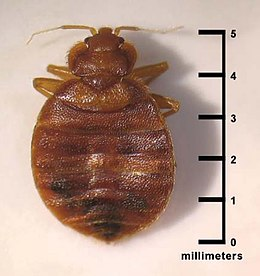
#> input picture notebooks/image/quality/bug.jpg, 260 x 276 px
$ jupyter execute --allow-errors brisque.ipynb   (shell and % lines are left out)
#> lines starting #> are read from the running program, lines starting #| are printed output that depends on the picture
[cell 1]
import collections
from itertools import chain
import urllib.request as request
import pickle

import numpy as np

import scipy.signal as signal
import scipy.special as special
import scipy.optimize as optimize

import matplotlib.pyplot as plt

import skimage.io
import skimage.transform

import cv2

from libsvm import svmutil

# Image Quality Assessment

Image quality is a notion that highly depends on observers. Generally,
it is linked to the conditions in which it is viewed; therefore, a highly subjective topic. Image quality assessment aims to quantitatively represent the human perception of quality. These metrics commonly are used to analyze the performance of algorithms in different fields of computer vision like image compression, image transmission, and image processing [1].

Image quality assessment (IQA) is mainly divided into two areas of research (1) reference-based evaluation and (2)  no-reference evaluation. The main difference is that reference-based methods depend on a high-quality image as a source to evaluate the difference between images. An example of reference-based evaluations is the Structural Similarity Index (SSIM) [2].

## No-reference Image Quality Assessment

No-reference image quality assessment does not require a base image to evaluate an image quality, the only information that the algorithm receives is the distorted image whose quality is being assessed.

Blind methods are mostly comprised of two steps. The first step calculates features that describe the image's structure and the second step relates the features with the human opinion of the image quality. TID2008 is a famous database created following a methodology that describes how to measure human opinion scores from referenced images [3], it is widely used to compare the performance of IQA algorithms.

## Blind/referenceless image spatial quality evaluator (BRISQUE)

BRISQUE [4] is a model that only used the image pixels to calculate features (other methods are based on image transformation to other spaces like wavelet or DCT). It is demonstrated to be highly efficient as it does not need any transformation to calculate its features.

It relies on spatial Natural Scene Statistics (NSS) model of locally normalized luminance coefficients in the spatial domain, as well as the model for pairwise products of these coefficients.

## Methodology
### Natural Scene Statistics in the Spatial Domain
Given an image $I(i, j)$, first, compute the locally normalized luminances $\hat{I}(i,j)$ via local mean subtraction $\mu(i,j)$ and divide it by the local deviation $\sigma(i, j)$. $C$ is added to avoid zero divisions.

$$\hat{I}(i,j) = \frac{I(i,j) - \mu(i,j)}{\sigma(i,j) + C}$$

*Hint: If $I(i,j)$'s domain is [0,255] then $C=1$ if the domain is [0,1] then $C=1/255$.*

To calculate the locally normalized luminance, also known as mean substracted contrast normalized (MSCN) coefficients, first, we need to calculate the local mean

$$\mu(i,j) = \sum_{k=-K}^{K}\sum_{l=-L}^{L}w_{k,l}I_{k,l}(i,j)$$

where $w$ is a Gaussian kernel of size (K, L).

The way that the author displays the local mean could be a little bit confusing but it is just applying a Gaussian filter to the image.

[cell 2]
def normalize_kernel(kernel):
    return kernel / np.sum(kernel)

def gaussian_kernel2d(n, sigma):
    Y, X = np.indices((n, n)) - int(n/2)
    gaussian_kernel = 1 / (2 * np.pi * sigma ** 2) * np.exp(-(X ** 2 + Y ** 2) / (2 * sigma ** 2))
    return normalize_kernel(gaussian_kernel)

def local_mean(image, kernel):
    return signal.convolve2d(image, kernel, 'same')

Then, we calculate the local deviation

$$ \sigma(i,j) = \sqrt{\sum_{k=-K}^{K}\sum_{l=-L}^{L}w_{k,l}(I_{k,l}(i, j) - \mu(i, j))^2 } $$

[cell 3]
def local_deviation(image, local_mean, kernel):
    "Vectorized approximation of local deviation"
    sigma = image ** 2
    sigma = signal.convolve2d(sigma, kernel, 'same')
    return np.sqrt(np.abs(local_mean ** 2 - sigma))

Finally, we calculate the MSCN coefficients

$$\hat{I}(i,j) = \frac{I(i,j) - \mu(i,j)}{\sigma(i,j) + C}$$

[cell 4]
def calculate_mscn_coefficients(image, kernel_size=6, sigma=7/6):
    C = 1/255
    kernel = gaussian_kernel2d(kernel_size, sigma=sigma)
    local_mean = signal.convolve2d(image, kernel, 'same')
    local_var = local_deviation(image, local_mean, kernel)

    return (image - local_mean) / (local_var + C)

The author found that the MSCN coefficients are distributed as a Generalized Gaussian Distribution (GGD) for a broader spectrum of distorted image.

$$f(x; \alpha, \sigma^2) = \frac{\alpha}{2\beta\Gamma(1/\alpha)}e^{-\big(\frac{|x|}{\beta}\big)^\alpha}$$

where

$$\beta = \sigma \sqrt{\frac{\Gamma\big(\frac{1}{\alpha}\big)}{\Gamma\big(\frac{3}{\alpha}\big)}}$$

and $\Gamma$ is the gamma function.

The shape $\alpha$ controls the shape and $\sigma^2$ th variance.

[cell 5]
# [5 lines left out: function generalized_gaussian_dist, not called in this run]

### Pairwise products of neighboring MSCN coefficients

The signs of adjacent coefficients also exhibit a regular structure, which gets disturbed in the presence of distortion. The author proposes the model of pairwise products of neighboring MSCN coefficients along four directions (1) horizontal $H$, (2) vertical $V$, (3) main-diagonal $D1$ and (4) secondary-diagonal $D2$.

$$H(i,j) = \hat{I}(i,j) \hat{I}(i, j + 1)$$
$$V(i,j) = \hat{I}(i,j) \hat{I}(i + 1, j)$$
$$D1(i,j) = \hat{I}(i,j) \hat{I}(i + 1, j + 1)$$
$$D2(i,j) = \hat{I}(i,j) \hat{I}(i + 1, j - 1)$$

[cell 6]
def calculate_pair_product_coefficients(mscn_coefficients):
    return collections.OrderedDict({
        'mscn': mscn_coefficients,
        'horizontal': mscn_coefficients[:, :-1] * mscn_coefficients[:, 1:],
        'vertical': mscn_coefficients[:-1, :] * mscn_coefficients[1:, :],
        'main_diagonal': mscn_coefficients[:-1, :-1] * mscn_coefficients[1:, 1:],
        'secondary_diagonal': mscn_coefficients[1:, :-1] * mscn_coefficients[:-1, 1:]
    })

The author mentions that the Generalized Gaussian Distribution does not provide good fit to the empirical histograms of coefficient producs. Thus, they propose the Asymmetric Generalized Gaussian Distribution (AGGD) model [5].

$$
f(x; \nu, \sigma_l^2, \sigma_r^2) =
   \begin{cases}
      \frac{\nu}{(\beta_l + \beta_r)\Gamma\big(\frac{1}{\nu}\big)}e^{\big(-\big(\frac{-x}{\beta_l}\big)^\nu\big)} & x < 0 \\
        \frac{\nu}{(\beta_l + \beta_r)\Gamma\big(\frac{1}{\nu}\big)}e^{\big(-\big(\frac{x}{\beta_r}\big)^\nu\big)} & x >= 0
\end{cases}
$$

where

$$\beta_{side} = \sigma_{side} \sqrt{\frac{\Gamma\big(\frac{1}{\nu}\big)}{\Gamma\big(\frac{3}{\nu}\big)}}$$

and $side$ can be either $r$ or $l$.

Another parameter that is not reflected in the previous formula is the mean

$$\eta = (\beta_r - beta_l) \frac{\Gamma\big(\frac{2}{\nu}\big)}{\Gamma\big(\frac{1}{\nu}\big)}$$

[cell 7]
# [8 lines left out: function asymmetric_generalized_gaussian, not called in this run]

### Fitting Asymmetric Generalized Gaussian Distribution

The methodology to fit an Asymmetric Generalized Gaussian Distribution is described in [5].

1. Calculate $\hat{\gamma}$ where $N_l$ is the number of negative samples and $N_r$ is the number of positive samples.

$$
\hat{\gamma} = \frac{\sqrt{\frac{1}{N_l - 1}\sum_{k=1, x_k < 0}^{N_l} x_k^2}
}{\sqrt{\frac{1}{N_r - 1}\sum_{k=1, x_k >= 0}^{N_r} x_k^2}
}
$$

2. Calculate $\hat{r}$.

$$\hat{r} = \frac{\big(\frac{\sum|x_k|}{N_l + N_r}\big)^2}{\frac{\sum{x_k ^ 2}}{N_l + N_r}} $$

3. Calculate $\hat{R}$ using $\hat{\gamma}$ and $\hat{r}$ estimations.

$$\hat{R} = \hat{r} \frac{(\hat{\gamma}^3 + 1)(\hat{\gamma} + 1)}{(\hat{\gamma}^2 + 1)^2}$$

4. Estimate $\alpha$ using the approximation of the inverse generalized Gaussian ratio.

$$\hat{\alpha} = \hat{\rho} ^ {-1}(\hat{R})$$

$$\rho(\alpha) = \frac{\Gamma(2 / \alpha) ^ 2}{\Gamma(1 / \alpha) \Gamma(3 / \alpha)}$$

5. Estimate left and right scale parameters.
$$\sigma_l = \sqrt{\frac{1}{N_l - 1}\sum_{k=1, x_k < 0}^{N_l} x_k^2}$$
$$\sigma_r = \sqrt{\frac{1}{N_r - 1}\sum_{k=1, x_k >= 0}^{N_r} x_k^2}$$

[cell 8]
def asymmetric_generalized_gaussian_fit(x):
    def estimate_phi(alpha):
        numerator = special.gamma(2 / alpha) ** 2
        denominator = special.gamma(1 / alpha) * special.gamma(3 / alpha)
        return numerator / denominator

    def estimate_r_hat(x):
        size = np.prod(x.shape)
        return (np.sum(np.abs(x)) / size) ** 2 / (np.sum(x ** 2) / size)

    def estimate_R_hat(r_hat, gamma):
        numerator = (gamma ** 3 + 1) * (gamma + 1)
        denominator = (gamma ** 2 + 1) ** 2
        return r_hat * numerator / denominator

    def mean_squares_sum(x, filter = lambda z: z == z):
        filtered_values = x[filter(x)]
        squares_sum = np.sum(filtered_values ** 2)
        return squares_sum / ((filtered_values.shape))

    def estimate_gamma(x):
        left_squares = mean_squares_sum(x, lambda z: z < 0)
        right_squares = mean_squares_sum(x, lambda z: z >= 0)

        return np.sqrt(left_squares) / np.sqrt(right_squares)

    def estimate_alpha(x):
        r_hat = estimate_r_hat(x)
        gamma = estimate_gamma(x)
        R_hat = estimate_R_hat(r_hat, gamma)

        solution = optimize.root(lambda z: estimate_phi(z) - R_hat, [0.2]).x

        return solution[0]

    def estimate_sigma(x, alpha, filter = lambda z: z < 0):
        return np.sqrt(mean_squares_sum(x, filter))

    def estimate_mean(alpha, sigma_l, sigma_r):
        return (sigma_r - sigma_l) * constant * (special.gamma(2 / alpha) / special.gamma(1 / alpha))

    alpha = estimate_alpha(x)
    sigma_l = estimate_sigma(x, alpha, lambda z: z < 0)
    sigma_r = estimate_sigma(x, alpha, lambda z: z >= 0)

    constant = np.sqrt(special.gamma(1 / alpha) / special.gamma(3 / alpha))
    mean = estimate_mean(alpha, sigma_l, sigma_r)

    return alpha, mean, sigma_l, sigma_r

### Calculate BRISQUE features

The features needed to calculate the image quality are the result of fitting the MSCN coefficients and shifted products to the Generalized Gaussian Distributions. First, we need to fit the MSCN coefficients to the GDD, then the pairwise products to the AGGD. A summary of the features is the following:

| Feature ID      | Feature Description                            | Computation Procedure            |
|-----------------|------------------------------------------------|----------------------------------|
| $f_1-f_2$       | Shape and variance                             | Fit GGD to MSCN coefficients     |
| $f_3-f_6$       | Shape, mean, left variance, right variance     | Fit AGGD to H pairwise products  |
| $f_7-f_{10}$    | Shape, mean, left variance, right variance     | Fit AGGD to V pairwise products  |
| $f_{11}-f_{14}$ | Shape, mean, left variance, right variance     | Fit AGGD to D1 pairwise products |
| $f_{15}-f_{18}$ | Shape, mean, left variance, right variance     | Fit AGGD to D2 pairwise products |

[cell 9]
def calculate_brisque_features(image, kernel_size=7, sigma=7/6):
    def calculate_features(coefficients_name, coefficients, accum=np.array([])):
        alpha, mean, sigma_l, sigma_r = asymmetric_generalized_gaussian_fit(coefficients)

        if coefficients_name == 'mscn':
            var = (sigma_l ** 2 + sigma_r ** 2) / 2
            return [alpha, var]

        return [alpha, mean, sigma_l ** 2, sigma_r ** 2]

    mscn_coefficients = calculate_mscn_coefficients(image, kernel_size, sigma)
    coefficients = calculate_pair_product_coefficients(mscn_coefficients)

    features = [calculate_features(name, coeff) for name, coeff in coefficients.items()]
    flatten_features = list(chain.from_iterable(features))
    return np.array(flatten_features)

# Hands-on

After creating all the functions needed to calculate the brisque features, we can estimate the image quality for a given image. In [4], they use an image that comes from the Kodak dataset [6].

## Auxiliary Functions

[cell 10]
def load_image(pic):
    return skimage.io.imread(img.png)

def plot_histogram(x, label):
    n, bins = np.histogram(x.ravel(), bins=50)
    n = n / np.max(n)
    plt.plot(bins[:-1], n, label=label, marker='o')

## 1. Load image

[cell 11]
plt.rcParams["figure.figsize"] = 12, 9
import os
dir_path = os.path.dirname(os.path.realpath(''))
print(dir_path)
image = plt.imread('bug.jpg')
#> image is the input picture: shape (276, 260, 3); mean R, G, B 182.2, 155.2, 142.6
print(type(image))
#| <class 'numpy.ndarray'>
gray_image = skimage.color.rgb2gray(image)
_ = skimage.io.imshow(image)

## 2. Calculate Coefficients

[cell 12]

mscn_coefficients = calculate_mscn_coefficients(gray_image, 7, 7/6)
#> in calculate_mscn_coefficients, `return (image - local_mean) / (local_var + C)`:
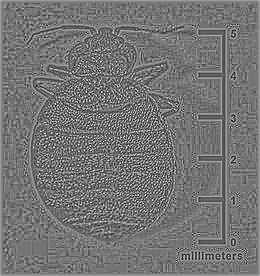
#> returned value: shape (276, 260) float64; min -2.03, max 2.43, mean 0.0128; drawn with min black and max white
coefficients = calculate_pair_product_coefficients(mscn_coefficients)
#> coefficients = 5 items

After calculating the MSCN coefficients and the pairwise products, we can verify that the distributions are in fact different.

[cell 13]
plt.rcParams["figure.figsize"] = 12, 11

for name, coeff in coefficients.items():
    plot_histogram(coeff.ravel(), name)
#> this loop made 5 passes
#> name on passes 1 to 5: 'mscn', 'horizontal', 'vertical', 'main_diagonal', 'secondary_diagonal'

plt.axis([-2.5, 2.5, 0, 1.05])
plt.legend()
plt.show()
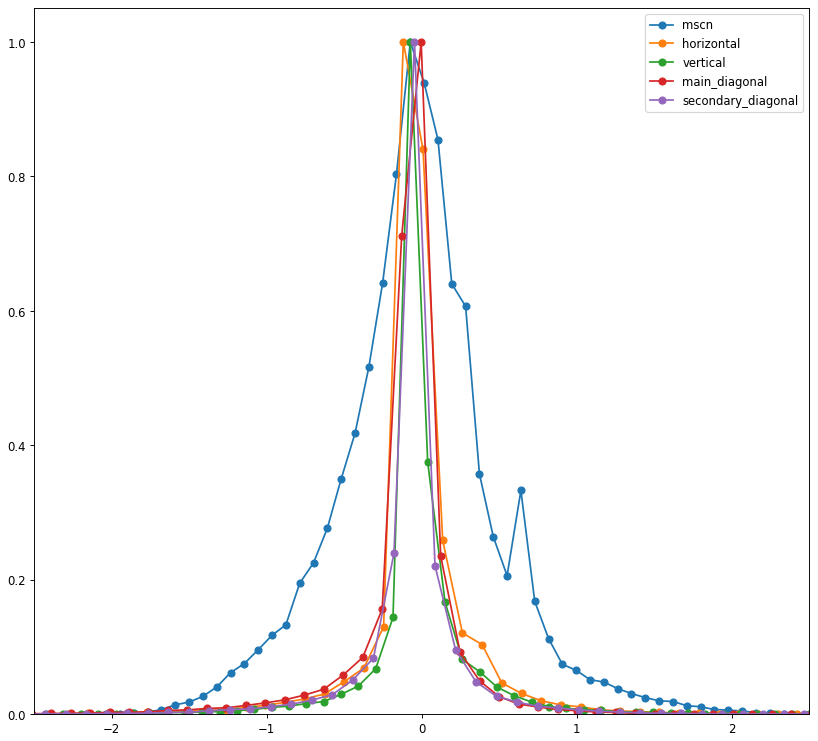
#> figure drawn by matplotlib, 1 panel; curve peaks at x = -0.0722, y = 1; curve peaks at x = -0.117, y = 1; curve peaks at x = -0.072, y = 1

## 3. Fit Coefficients to Generalized Gaussian Distributions

#> (a cell that did not finish here is left out)

#> in estimate_alpha, `r_hat = estimate_r_hat(x)`: r_hat = 0.54
#> in mean_squares_sum, `squares_sum = np.sum(filtered_values ** 2)`: squares_sum = 8720.9
#> in estimate_gamma, `left_squares = mean_squares_sum(x, lambda z: z < 0)`: left_squares = [0.251]
#> in estimate_gamma, `right_squares = mean_squares_sum(x, lambda z: z >= 0)`: right_squares = [0.272]
#> in estimate_alpha, `gamma = estimate_gamma(x)`: gamma = [0.961]
#> in estimate_R_hat, `numerator = (gamma ** 3 + 1) * (gamma + 1)`: numerator = [3.7]
#> in estimate_alpha, `R_hat = estimate_R_hat(r_hat, gamma)`: R_hat = [0.541]
#> in estimate_alpha, `solution = optimize.root(lambda z: estimate_phi(z) - R_hat, [0.2]).x`: solution = [1.19]
#> in asymmetric_generalized_gaussian_fit, `alpha = estimate_alpha(x)`: alpha = 1.19
#> in asymmetric_generalized_gaussian_fit, `sigma_l = estimate_sigma(x, alpha, lambda z: z < 0)`: sigma_l = [0.501]
#> in asymmetric_generalized_gaussian_fit, `sigma_r = estimate_sigma(x, alpha, lambda z: z >= 0)`: sigma_r = [0.522]
#> in asymmetric_generalized_gaussian_fit, `constant = np.sqrt(special.gamma(1 / alpha) / special.gamma(3 / alpha))`: constant = 0.908
#> in asymmetric_generalized_gaussian_fit, `mean = estimate_mean(alpha, sigma_l, sigma_r)`: mean = [0.015]
#> in calculate_features, `alpha, mean, sigma_l, sigma_r = asymmetric_generalized_gaussian_fit(co..`: alpha = 1.19; mean = [0.015]; sigma_l = [0.501]; sigma_r = [0.522]
#> in calculate_features, `var = (sigma_l ** 2 + sigma_r ** 2) / 2`: var = [0.262]
#> in calculate_brisque_features, `features = [calculate_features(name, coeff) for name, coeff in coeffic..`: features = [[1.19, [0.262]], [0.47, [-0.0293], [0.141], [0.102]], [0.47, [-0.0161], [0.127], [0.106]], [0.461, [-0.0861], [0.171], [0.0619]], [0.463, [-0.0306], [0.125], [0.0875]]]
#> in calculate_brisque_features, `flatten_features = list(chain.from_iterable(features))`: flatten_features = [1.19, [0.262], 0.47, [-0.0293], [0.141], [0.102], 0.47, [-0.0161], [0.127], [0.106], 0.461, [-0.0861], [0.171], [0.0619], 0.463, [-0.0306], [0.125], [0.0875]]

## 4. Resize Image and Calculate BRISQUE Features

[cell 15]

downscaled_image = cv2.resize(gray_image, None, fx=1/2, fy=1/2, interpolation = cv2.INTER_CUBIC)
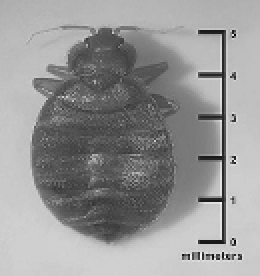
#> downscaled_image: shape (138, 130) float64 (shown 2 times larger); min -0.203, max 1.2, mean 0.628; drawn with min black and max white
#> (the rest of this cell did not finish here and is left out)

#> call 3 of calculate_mscn_coefficients, with kernel_size = 7, sigma = 1.17
#> in calculate_mscn_coefficients (call 3), `local_mean = signal.convolve2d(image, kernel, 'same')`:
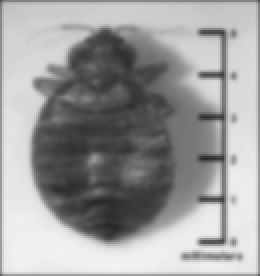
#> local_mean: shape (138, 130) float64 (shown 2 times larger); min 0.161, max 0.947, mean 0.616
#> in local_deviation (call 3), `sigma = image ** 2`:
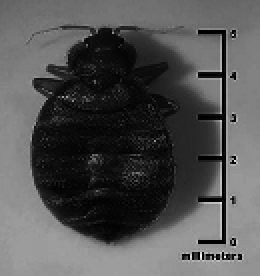
#> sigma: shape (138, 130) float64 (shown 2 times larger); min 5.81e-08, max 1.45, mean 0.474; drawn with min black and max white
#> in local_deviation (call 3), `sigma = signal.convolve2d(sigma, kernel, 'same')`:
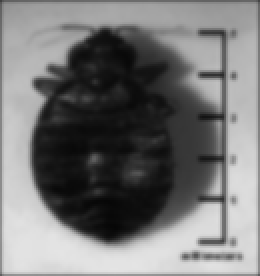
#> sigma: shape (138, 130) float64 (shown 2 times larger); min 0.0268, max 0.897, mean 0.464
#> in local_deviation (call 3), `return np.sqrt(np.abs(local_mean ** 2 - sigma))`:
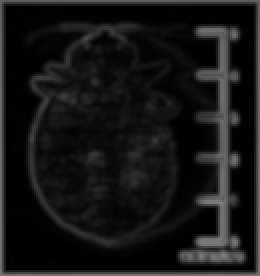
#> returned value: shape (138, 130) float64 (shown 2 times larger); min 3.91e-05, max 0.508, mean 0.0864
#> in calculate_mscn_coefficients (call 3), `return (image - local_mean) / (local_var + C)`:
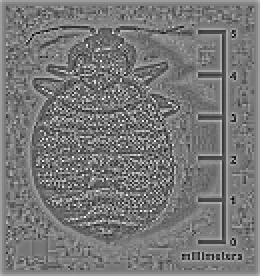
#> returned value: shape (138, 130) float64 (shown 2 times larger); min -2.08, max 2.41, mean 0.0403; drawn with min black and max white
#> in estimate_alpha (call 9), `r_hat = estimate_r_hat(x)`: r_hat = 0.309
#> in estimate_alpha (call 9), `r_hat = estimate_r_hat(x)`:
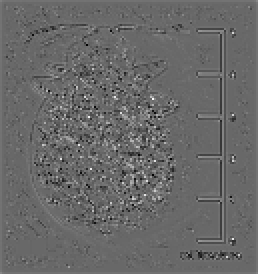
#> x: shape (137, 129) float64 (shown 2 times larger); min -2.16, max 3.12, mean 0.0111; drawn with min black and max white
#> in estimate_alpha (call 9), `gamma = estimate_gamma(x)`: gamma = [1.17]
#> in estimate_alpha (call 9), `R_hat = estimate_R_hat(r_hat, gamma)`: R_hat = [0.31]
#> in estimate_alpha (call 9), `solution = optimize.root(lambda z: estimate_phi(z) - R_hat, [0.2]).x`: solution = [0.517]
#> in estimate_alpha (call 10), `r_hat = estimate_r_hat(x)`: r_hat = 0.306
#> in estimate_alpha (call 10), `r_hat = estimate_r_hat(x)`:
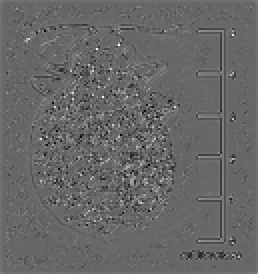
#> x: shape (137, 129) float64 (shown 2 times larger); min -2.34, max 3.44, mean 0.01; drawn with min black and max white
#> in estimate_alpha (call 10), `gamma = estimate_gamma(x)`: gamma = [1.18]
#> in estimate_alpha (call 10), `R_hat = estimate_R_hat(r_hat, gamma)`: R_hat = [0.308]
#> in estimate_alpha (call 10), `solution = optimize.root(lambda z: estimate_phi(z) - R_hat, [0.2]).x`: solution = [0.512]

brisque_features = np.concatenate((brisque_features, downscale_brisque_features))
